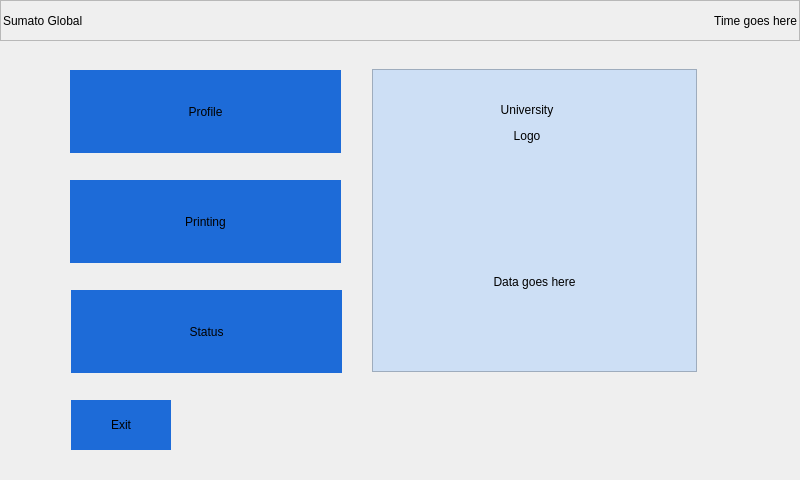
<?xml version="1.0" encoding="UTF-8"?>
<ui version="4.0">
 <class>profileWidget</class>
 <widget class="QWidget" name="profileWidget">
  <property name="geometry">
   <rect>
    <x>0</x>
    <y>0</y>
    <width>800</width>
    <height>480</height>
   </rect>
  </property>
  <property name="windowTitle">
   <string>Form</string>
  </property>
  <widget class="QFrame" name="topFrame">
   <property name="geometry">
    <rect>
     <x>0</x>
     <y>0</y>
     <width>800</width>
     <height>41</height>
    </rect>
   </property>
   <property name="frameShape">
    <enum>QFrame::StyledPanel</enum>
   </property>
   <property name="frameShadow">
    <enum>QFrame::Raised</enum>
   </property>
   <widget class="QLabel" name="companyLabel">
    <property name="geometry">
     <rect>
      <x>3</x>
      <y>4</y>
      <width>179</width>
      <height>33</height>
     </rect>
    </property>
    <property name="text">
     <string>Sumato Global</string>
    </property>
   </widget>
   <widget class="QLabel" name="timeLabel">
    <property name="geometry">
     <rect>
      <x>328</x>
      <y>4</y>
      <width>469</width>
      <height>33</height>
     </rect>
    </property>
    <property name="text">
     <string>Time goes here</string>
    </property>
    <property name="alignment">
     <set>Qt::AlignRight|Qt::AlignTrailing|Qt::AlignVCenter</set>
    </property>
   </widget>
  </widget>
  <widget class="QPushButton" name="profileButton">
   <property name="geometry">
    <rect>
     <x>70</x>
     <y>70</y>
     <width>271</width>
     <height>83</height>
    </rect>
   </property>
   <property name="styleSheet">
    <string notr="true">background-color: #1d6bd8;  border: none</string>
   </property>
   <property name="text">
    <string>Profile</string>
   </property>
  </widget>
  <widget class="QPushButton" name="printingButton">
   <property name="geometry">
    <rect>
     <x>70</x>
     <y>180</y>
     <width>271</width>
     <height>83</height>
    </rect>
   </property>
   <property name="styleSheet">
    <string notr="true">background-color: #1d6bd8;  border: none</string>
   </property>
   <property name="text">
    <string>Printing</string>
   </property>
  </widget>
  <widget class="QPushButton" name="statusButton">
   <property name="geometry">
    <rect>
     <x>71</x>
     <y>290</y>
     <width>271</width>
     <height>83</height>
    </rect>
   </property>
   <property name="styleSheet">
    <string notr="true">background-color: #1d6bd8;  border: none</string>
   </property>
   <property name="text">
    <string>Status</string>
   </property>
  </widget>
  <widget class="QPushButton" name="exitButton">
   <property name="geometry">
    <rect>
     <x>71</x>
     <y>400</y>
     <width>100</width>
     <height>50</height>
    </rect>
   </property>
   <property name="styleSheet">
    <string notr="true">background-color: #1d6bd8;  border: none</string>
   </property>
   <property name="text">
    <string>Exit</string>
   </property>
  </widget>
  <widget class="QFrame" name="sideFrame">
   <property name="geometry">
    <rect>
     <x>372</x>
     <y>69</y>
     <width>325</width>
     <height>303</height>
    </rect>
   </property>
   <property name="styleSheet">
    <string notr="true">background-color: #cddff5</string>
   </property>
   <property name="frameShape">
    <enum>QFrame::StyledPanel</enum>
   </property>
   <property name="frameShadow">
    <enum>QFrame::Raised</enum>
   </property>
   <widget class="QLabel" name="dataLabel">
    <property name="geometry">
     <rect>
      <x>5</x>
      <y>127</y>
      <width>315</width>
      <height>171</height>
     </rect>
    </property>
    <property name="text">
     <string>Data goes here</string>
    </property>
    <property name="alignment">
     <set>Qt::AlignCenter</set>
    </property>
   </widget>
   <widget class="QLabel" name="iconLabel">
    <property name="geometry">
     <rect>
      <x>105</x>
      <y>4</y>
      <width>100</width>
      <height>100</height>
     </rect>
    </property>
    <property name="text">
     <string>&lt;html&gt;&lt;head/&gt;&lt;body&gt;&lt;p&gt;University&lt;/p&gt;&lt;p&gt;Logo&lt;/p&gt;&lt;/body&gt;&lt;/html&gt;</string>
    </property>
    <property name="alignment">
     <set>Qt::AlignCenter</set>
    </property>
   </widget>
  </widget>
  <widget class="QLabel" name="label">
   <property name="geometry">
    <rect>
     <x>0</x>
     <y>40</y>
     <width>800</width>
     <height>439</height>
    </rect>
   </property>
   <property name="text">
    <string/>
   </property>
   <property name="pixmap">
    <pixmap resource="icons.qrc">:/uiBG.png</pixmap>
   </property>
  </widget>
  <zorder>label</zorder>
  <zorder>topFrame</zorder>
  <zorder>profileButton</zorder>
  <zorder>printingButton</zorder>
  <zorder>statusButton</zorder>
  <zorder>exitButton</zorder>
  <zorder>sideFrame</zorder>
 </widget>
 <resources>
  <include location="icons.qrc"/>
 </resources>
 <connections/>
</ui>
